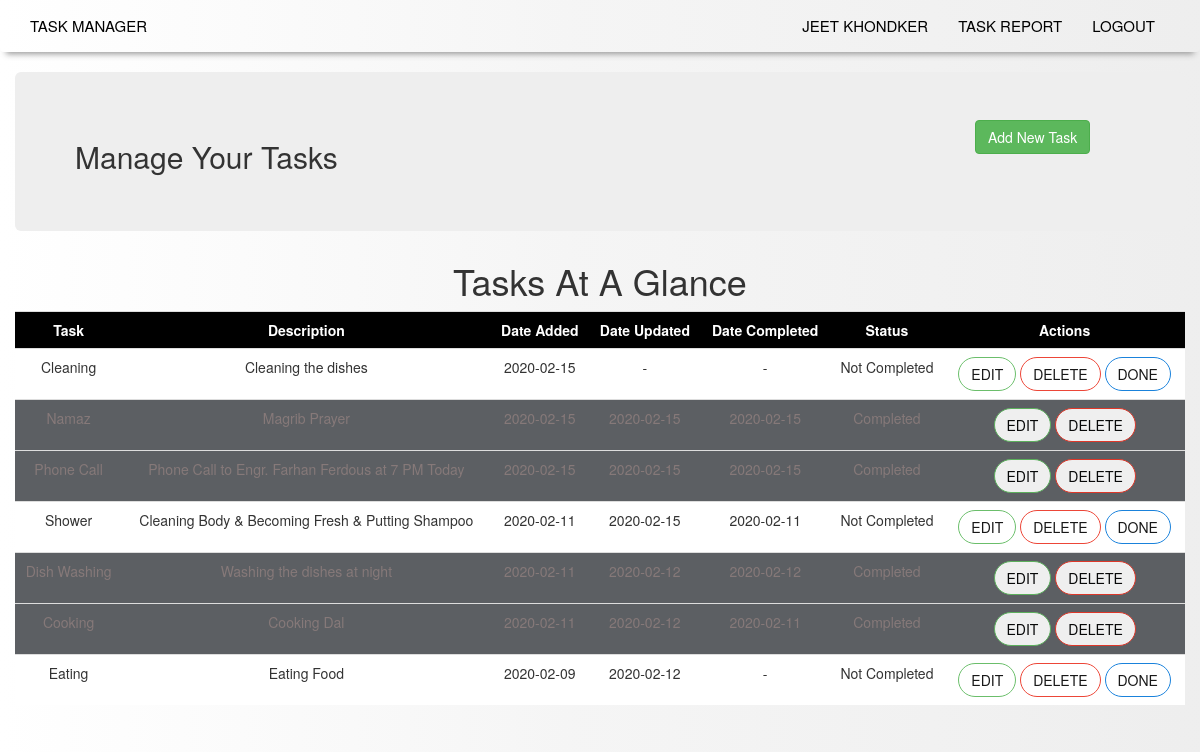
Before: /index (signed in) with the older database file.
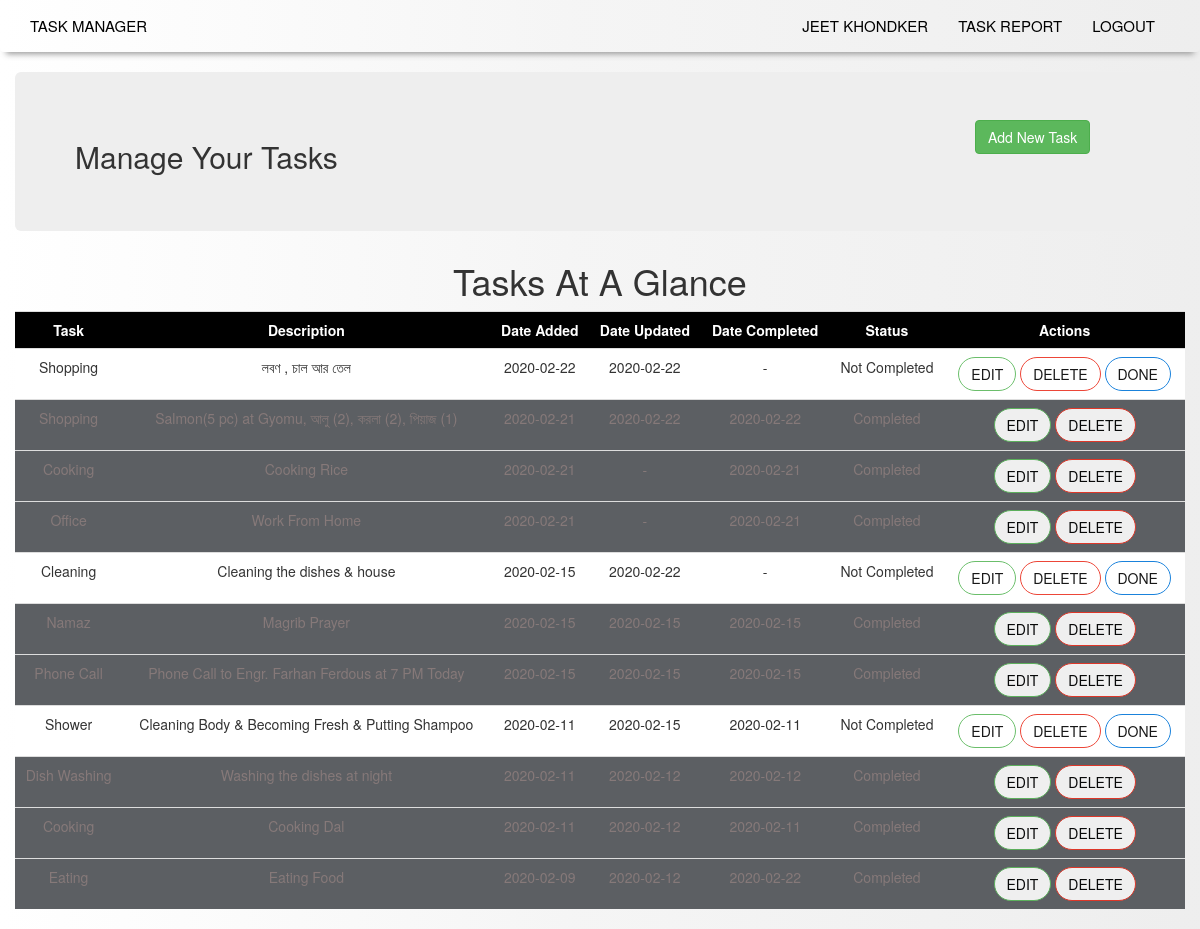
After: the same page with the newer database file.
### app/models.py (models this page shows, shortened)
class User(UserMixin, db.Model):
    __tablename__ = "user"
    id = db.Column(db.Integer, primary_key = True)
    username = db.Column(db.String(64), index = True, unique = True)
    firstName = db.Column(db.String(50))
    lastName = db.Column(db.String(50))
    email = db.Column(db.String(120), index = True, unique = True)
    password_hash = db.Column(db.String(128))
    todoitems = db.relationship("ToDo", backref = "owner", lazy = "dynamic")

class ToDo(db.Model):
    __tablename__ = "todoitems"
    item_id = db.Column(db.Integer, primary_key = True)
    title = db.Column(db.String(100), nullable = False)
    description = db.Column(db.String(200), nullable = False)
    date_created = db.Column(db.DateTime, default = datetime.utcnow)
    date_updated = db.Column(db.DateTime)
    date_completed = db.Column(db.DateTime)
    is_completed = db.Column(db.Boolean, default = False, nullable = False)
    user_id = db.Column(db.Integer, db.ForeignKey("user.id"), nullable = False)

### app/routes.py (the view)
@app.route('/', methods = ["POST", "GET"])
@app.route("/index", methods = ["POST", "GET"])
@login_required
def index():
    todoitems = ToDo.query.filter_by(user_id = current_user.id).order_by(ToDo.date_created.desc()).all()
    return render_template("index.html", todoitems = todoitems)

### app/models.py (called while the page is built)
@login.user_loader
def load_user(id):
    return User.query.get(int(id))

### app/templates/index.html (shortened to what this page needs)
{% extends "base.html" %}
{% block app_content %}
    <div class="container">
        <div class="row">
            <div class="jumbotron">
                <div class="row">
                    <div class="col-md-10">
                        <h2>Manage Your Tasks</h2>
                    </div>
                    <div class="col-md-2">
                        <span class="align-middle">
                            <button type="button" class="btn btn-success" data-toggle="modal" data-target="#addTask">Add New Task</button>
                        </span>
                    </div>
                </div>
            </div>
            <h1 class="text-center">Tasks At A Glance</h1>
            {% if todoitems|length < 1 %}
                <h3 class="text-center">Currently you dont have any tasks, {{ current_user.firstName }}. Create One!</h3>
            {% else %}
                <table class="table table-dark">
                    <tr class="table-heading">
                        <th>Task</th>
                        <th>Description</th>
                        <th>Date Added</th>
                        <th>Date Updated</th>
                        <th>Date Completed</th>
                        <th>Status</th>
                        <th>Actions</th>
                    </tr>
                        {% for todoitem in todoitems %}
                            {% if todoitem.is_completed == True %}
                                <tr class="data-hover" style="color: #867979; background-color: #5c5f63;">
                                    <td>{{ todoitem.title }}</td>
                                    <td>{{ todoitem.description }}</td>
                                    <td>{{ todoitem.date_created.date() }}</td>
                                    <td>
                                        {% if todoitem.date_updated != None %}
                                            {{ todoitem.date_updated.date() }}
                                        {% else %}
                                            -
                                        {% endif %}
                                    </td>
                                    <td>
                                        {% if todoitem.date_completed != None %}
                                            {{ todoitem.date_completed.date() }}
                                        {% else %}
                                            -
                                        {% endif %}
                                    </td>
                                    <td>Completed</td>
                                    <td>
                                        <a href="/update/{{ todoitem.item_id }}" class="btn btn-primary edit_button" data-toggle="modal" data-target="#editItem{{todoitem.item_id}}">Edit</a>
                                        <a onclick="playDelSound(event);" href="/delete/{{ todoitem.item_id }}" class="btn delete-button">Delete</a>
                                    </td>
                                </tr>
                            {% else %}
                                <tr class="data-hover">
                                    <td>{{ todoitem.title }}</td>
                                    <td>{{ todoitem.description }}</td>
                                    <td>{{ todoitem.date_created.date() }}</td>
                                    <td>
                                        {% if todoitem.date_updated != None %}
                                            {{ todoitem.date_updated.date() }}
                                        {% else %}
                                            -
                                        {% endif %}
                                    </td>
                                    <td>
                                        {% if todoitem.date_completed != None %}
                                            {{ todoitem.date_completed.date() }}
                                        {% else %}
                                            -
                                        {% endif %}
                                    </td>
                                    <td>Not Completed</td>
                                    <td>
                                        <a href="/update/{{ todoitem.item_id }}" class="btn btn-primary edit_button" data-toggle="modal" data-target="#editItem{{todoitem.item_id}}">Edit</a>
                                        <a onclick="playDelSound(event);" href="/delete/{{ todoitem.item_id }}" class="btn delete-button">Delete</a>
                                        <a href="/done/{{ todoitem.item_id }}" class="btn btn-tobecomplete">Done</a>
                                    </td>
                                </tr>
                            {% endif %}
                        {% endfor %}
                </table>
            {% endif %}
        </div>
    </div>
{% endblock %}

### app/templates/base.html (shortened to what this page needs)
{% extends "bootstrap/base.html" %}
{% block styles %}
    {{ super() }}
    <link rel="stylesheet" href="{{ url_for('static', filename='css/pc-style.css') }}">
{% endblock %}
{% block navbar %}
    <nav class="navbar navbar-expand-lg navbar-light bg-light">
        <div class="container">
            <div class="navbar-header">
                <a class="navbar-brand text-uppercase" href="{{ url_for('index') }}">Task Manager</a>
            </div>
            <div class="collapse navbar-collapse" id="bs-example-navbar-collapse-1">
                <ul class="nav navbar-nav navbar-right">
                    {% if current_user.is_anonymous %}
                        <li><a href="{{ url_for('login') }}">Login</a></li>
                    {% else %}
                        <li><a href="{{ url_for('user', username=current_user.username) }}">{{ current_user.firstName }}&nbsp;{{ current_user.lastName }}</a></li>
                        <li><a href="{{ url_for('view_taskreport', user_id=current_user.id) }}">Task Report</a></li>
                        <li><a href="{{ url_for('logout') }}">Logout</a></li>
                    {% endif %}
                </ul>
            </div>
        </div>
    </nav>
{% endblock %}
{% block content %}
    <div class="container">
        <div class="row">
            {% block app_content %}{% endblock %}
        </div>
    </div>
{% endblock %}

### app/static/css/pc-style.css (style rules this page uses)
body, html { height: 100%; background: rgba(255,255,255,1); background: -moz-linear-gradient(left, rgba(255,255,255,1) 0%, rgba(245,245,245,0.9) 47%, rgba(237,237,237,0.79) 100%); background: -webkit-gradient(left top, right top, color-stop(0%, rgba(255,255,255,1)), color-stop(47%, rgba(245,245,245,0.9)), color-stop(100%, rgba(237,237,237,0.79))); background: -webkit-linear-gradient(left, rgba(255,255,255,1) 0%, rgba(245,245,245,0.9) 47%, rgba(237,237,237,0.79) 100%); background: -o-linear-gradient(left, rgba(255,255,255,1) 0%, rgba(245,245,245,0.9) 47%, rgba(237,237,237,0.79) 100%); background: -ms-linear-gradient(left, rgba(255,255,255,1) 0%, rgba(245,245,245,0.9) 47%, rgba(237,237,237,0.79) 100%); background: linear-gradient(to right, rgba(255,255,255,1) 0%, rgba(245,245,245,0.9) 47%, rgba(237,237,237,0.79) 100%); filter: progid:DXImageTransform.Microsoft.gradient( startColorstr='#ffffff', endColorstr='#ededed', GradientType=1 ); }
* { box-sizing: border-box; }
a { color: #000; text-decoration: none; }
.navbar-brand { text-transform: uppercase; font-size: 15px; }
.navbar { -webkit-box-shadow: 0 8px 6px -6px #999; -moz-box-shadow: 0 8px 6px -6px #999; box-shadow: 0 8px 6px -6px #999; }
table tr th { text-align: center; }
table tr td { text-align: center; }
.table { background-color: white; }
table tr.table-heading { background-color: #000; color: #fff; }
.nav li a { text-transform: uppercase; font-size: 15px; }
.edit_button { background-color: #fff; color: #000; border: 1px solid #5cb85c; border-radius: 25px; cursor: pointer; opacity: 0.9; text-transform: uppercase; }
.delete-button { background-color: #fff; color: #000; border: 1px solid #eb3323; border-radius: 25px; cursor: pointer; opacity: 0.9; text-transform: uppercase; }
.btn-tobecomplete { background-color: #fff; color: #000; border: 1px solid #0275d8; border-radius: 25px; cursor: pointer; opacity: 0.9; text-transform: uppercase; }

Changed rows visible on the page:
added ToDo: title "Shopping", description "লবণ , চাল আর তেল", date_created "2020-02-22", date_updated "2020-02-22"
added ToDo: title "Shopping", description "Salmon(5 pc) at Gyomu, আলু (2), করলা (2), পিয়াজ (1)", date_created "2020-02-21", date_updated "2020-02-22", date_completed "2020-02-22"
added ToDo: title "Cooking", description "Cooking Rice", date_created "2020-02-21", date_completed "2020-02-21"
added ToDo: title "Office", description "Work From Home", date_created "2020-02-21", date_completed "2020-02-21"
changed ToDo "Cleaning": description "Cleaning the dishes" → "Cleaning the dishes & house"; date_updated (not shown) → "2020-02-22"; no longer shows "-"
changed ToDo "Eating": date_completed (not shown) → "2020-02-22"; is_completed "- Not Completed DONE" → "Completed"
